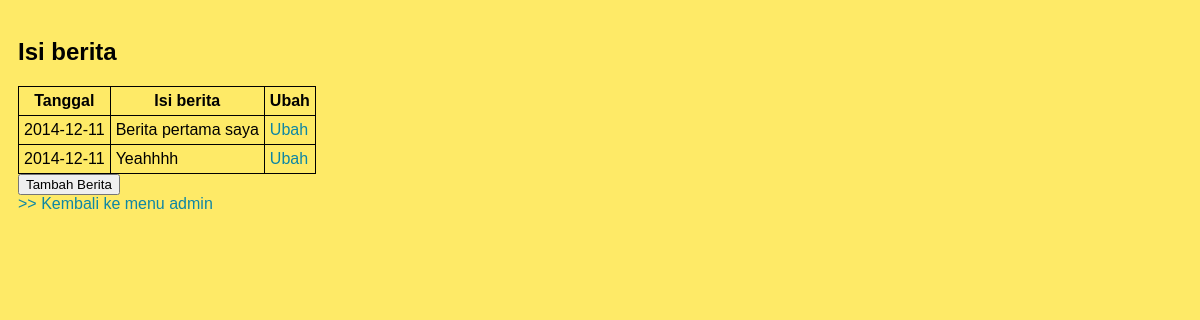
Screenshot of /kliktoys_update_berita.php (signed in) with the database file from the repository.
### tables this page shows
CREATE TABLE IF NOT EXISTS `news` (
  `id_news` int(11) NOT NULL,
  `tanggal` date NOT NULL,
  `isi` char(201) NOT NULL
);

### public/kliktoys_update_berita.php (the view, shortened to what this page needs)
<?php
	include("../includes/connection.php");
?>
<!DOCTYPE html>
	<head>
		<link rel="stylesheet" type="text/css" href="style/admin.css" />
	</head>
	<body>
	<div id="body">
	<h2>Isi berita</h2>
	<?php
		$query = "SELECT * FROM news";
		$tabel_berita = mysqli_query($connection,$query);
		echo "<table>";
		echo "<tr>";
		echo "<th>";
		echo "Tanggal";
		echo "</th>";
		echo "<th>";
		echo "Isi berita";
		echo "</th>";
		echo "<th>";
		echo "Ubah";
		echo "</th>";
		echo "</tr>";
		while($berita = mysqli_fetch_assoc($tabel_berita)){
			echo "<tr>";
			echo "<td>";
			echo $berita['tanggal'];
			echo "</td>";
			echo "<td>";
			echo $berita['isi'];
			echo "</td>";
			echo "<td>";
			echo "<a href=\"kliktoys_cms_berita.php?id_news={$berita['id_news']}\">";
			echo "Ubah";
			echo "</a>";
			echo "</td>";
			echo "</tr>";
		}
		echo "</table>";
		echo "<form action=\"kliktoys_cms_berita.php\">";
		echo "<input type=\"submit\" name =\"add_berita\" value=\"Tambah Berita\" />";
		echo "</form>";
		echo "<a href=\"admin.php\">>> Kembali ke menu admin</a>"
	?>
	</div>
	</body>
	</html>

### public/style/admin.css (style rules this page uses)
body { font-family:Arial,sans-serif; color:black; background:#feea67; padding:10px; }
a { display:inline-block; color:#0e86a4; text-decoration:none; }
table, tr, th, td { border:1px solid black; border-collapse:collapse; padding:5px; }

### rows the page displays
news: tanggal "2014-12-11", isi "Berita pertama saya"
news: tanggal "2014-12-11", isi "Yeahhhh"
